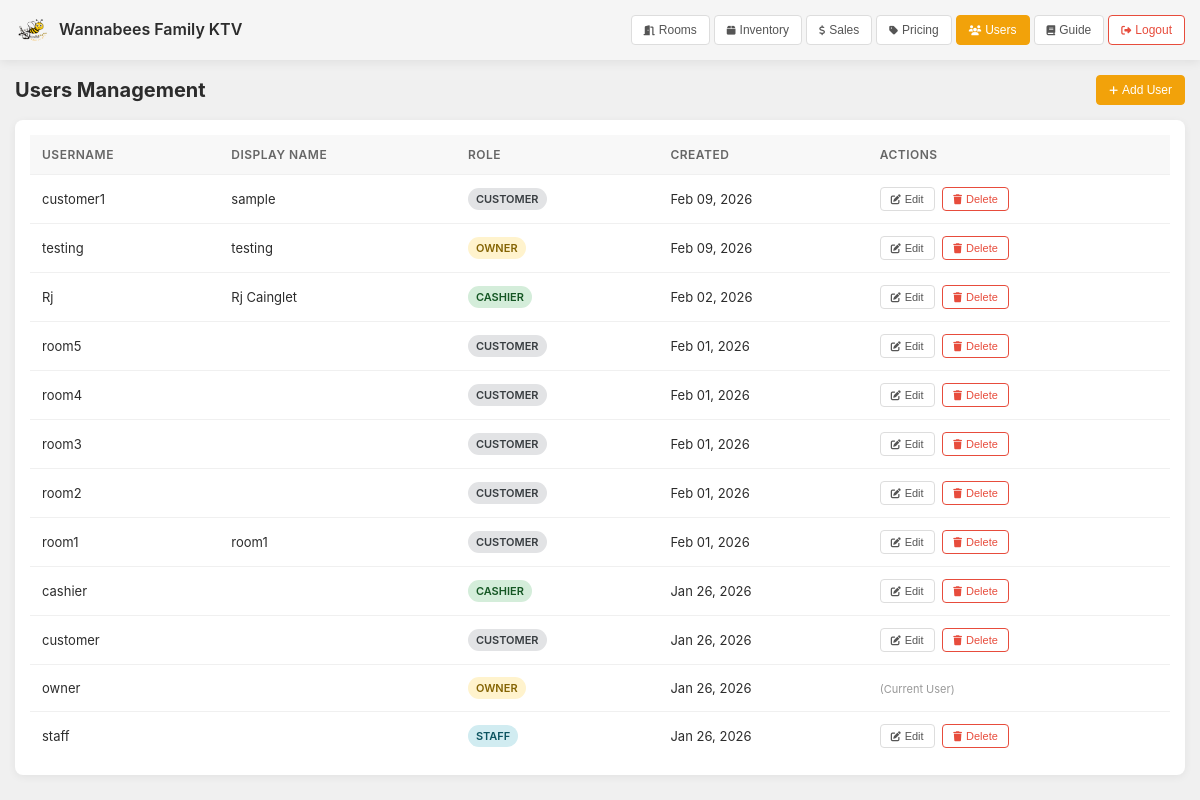
Page /owner/users.php (signed in) on the committed database.
### tables this page shows
CREATE TABLE `users` (
  `user_id` int(11) NOT NULL,
  `username` varchar(50) NOT NULL,
  `display_name` varchar(150) DEFAULT NULL,
  `email` varchar(255) DEFAULT NULL,
  `password` varchar(255) NOT NULL,
  `role_id` int(11) NOT NULL,
  `room_id` int(11) DEFAULT NULL,
  `is_active` tinyint(1) DEFAULT 1,
  `otp` varchar(6) DEFAULT NULL,
  `otp_expiry` datetime DEFAULT NULL,
  `must_change_password` tinyint(1) DEFAULT 0,
  `created_at` timestamp NOT NULL DEFAULT current_timestamp()
);

CREATE TABLE `roles` (
  `role_id` int(11) NOT NULL,
  `role_name` varchar(50) NOT NULL
);

### owner/users.php (the view, shortened to what this page needs)
<?php
require_once __DIR__ . '/../db.php';
$users_result = $mysqli->query("
    SELECT u.user_id, u.username, u.display_name, u.created_at, r.role_id, r.role_name
    FROM users u
    JOIN roles r ON u.role_id = r.role_id
    ORDER BY u.created_at DESC
");
$users = [];
while ($row = $users_result->fetch_assoc()) {
    $users[] = $row;
}
?>
<!doctype html>
<html lang="en">
<head>
  <link rel="stylesheet" href="https://cdnjs.cloudflare.com/ajax/libs/font-awesome/6.4.0/css/all.min.css">
</head>
<body>
  <header>
    <div class="header-left">
      <img src="../assets/images/KTVL.png" alt="Wannabees KTV" onerror="this.style.display='none'">
      <div>
        <div class="header-title">Wannabees Family KTV</div>
      </div>
    </div>
    <div class="header-nav" id="headerNav">
      <button class="btn" onclick="location.href='dashboard.php'">
        <i class="fas fa-door-open"></i> <span>Rooms</span>
      </button>
      <button class="btn" onclick="location.href='inventory.php'">
        <i class="fas fa-box"></i> <span>Inventory</span>
      </button>
      <button class="btn" onclick="location.href='sales_report.php'">
        <i class="fas fa-dollar-sign"></i> <span>Sales</span>
      </button>
      <button class="btn" onclick="location.href='pricing.php'">
        <i class="fas fa-tag"></i> <span>Pricing</span>
      </button>
      <button class="btn btn-primary">
        <i class="fas fa-users"></i> <span>Users</span>
      </button>
      <button class="btn" onclick="location.href='guide.php'">
        <i class="fas fa-book"></i> <span>Guide</span>
      </button>
      <form method="post" action="../auth/logout.php" class="logout-form">
        <button type="button" class="btn btn-danger" onclick="logoutNow(this)">
          <i class="fas fa-sign-out-alt"></i> <span>Logout</span>
        </button>
      </form>
    </div>
  </header>
  <main>
    <div class="page-header">
      <h1 class="page-title">Users Management</h1>
      <button class="btn btn-primary" onclick="openUserModal()">
        <i class="fas fa-plus"></i> Add User
      </button>
    </div>
    <div class="users-table-container">
      <table>
        <thead>
          <tr>
            <th>Username</th>
            <th>Display Name</th>
            <th>Role</th>
            <th>Created</th>
            <th>Actions</th>
          </tr>
        </thead>
        <tbody>
          <?php foreach ($users as $user): ?>
            <tr>
              <td><?= htmlspecialchars($user['username']) ?></td>
              <td><?= htmlspecialchars($user['display_name']) ?></td>
              <td>
                <span class="role-badge role-<?= strtolower($user['role_name']) ?>">
                  <?= htmlspecialchars($user['role_name']) ?>
                </span>
              </td>
              <td><?= date('M d, Y', strtotime($user['created_at'])) ?></td>
              <td>
                <?php if ($user['user_id'] != $_SESSION['user_id']): ?>
                  <button class="btn btn-sm" onclick='editUser(<?= json_encode($user) ?>)' style="margin-right: 4px;">
                    <i class="fas fa-edit"></i> Edit
                  </button>
                  <form method="post" style="display:inline;" onsubmit="return confirm('Delete this user?');">
                    <button type="submit" class="btn btn-danger btn-sm">
                      <i class="fas fa-trash"></i> Delete
                    </button>
                  </form>
                <?php else: ?>
                  <span style="color: #999; font-size: 11px;">(Current User)</span>
                <?php endif; ?>
              </td>
            </tr>
          <?php endforeach; ?>
        </tbody>
      </table>
    </div>
  </main>
</body>
</html>

### owner/users.php (style rules this page uses)
* { margin: 0; padding: 0; box-sizing: border-box; }
body { font-family: -apple-system, BlinkMacSystemFont, 'Segoe UI', Roboto, sans-serif; background: #f0f0f0; color: #2c2c2c; height: 100vh; overflow-x: hidden; }
header { background: #f5f5f5; padding: 10px 15px; display: flex; align-items: center; justify-content: space-between; box-shadow: 0 2px 10px rgba(0,0,0,0.08); position: sticky; top: 0; z-index: 100; min-height: 60px; }
.header-left { display: flex; align-items: center; gap: 8px; flex-shrink: 0; }
.header-left img { width: 36px; height: 36px; object-fit: contain; display: block; margin-right: .1px; border-radius: 6px; }
.header-title { font-size: 16px; font-weight: 600; line-height: 1.2; }
.header-nav { display: flex; gap: 4px; flex-wrap: wrap; align-items: center; }
.btn { padding: 7px 12px; border: 1px solid #ddd; border-radius: 4px; cursor: pointer; font-size: 12px; font-weight: 500; transition: all 0.2s ease; background: white; color: #555; white-space: nowrap; display: inline-flex; align-items: center; gap: 4px; }
.btn i { font-size: 10px; }
.btn-primary { background: #f2a20a; color: white; border-color: #f2a20a; }
.btn-danger { background: white; color: #e74c3c; border-color: #e74c3c; }
main { padding: 15px; max-width: 1200px; margin: 0 auto; height: calc(100vh - 60px); overflow-y: auto; }
.page-header { display: flex; justify-content: space-between; align-items: center; margin-bottom: 15px; }
.page-title { font-size: 20px; font-weight: 700; color: #2c2c2c; }
.users-table-container { background: white; border-radius: 8px; padding: 15px; box-shadow: 0 2px 8px rgba(0,0,0,0.06); }
table { width: 100%; border-collapse: collapse; }
thead { background: #f8f8f8; }
th { padding: 12px; text-align: left; font-size: 12px; font-weight: 600; color: #666; text-transform: uppercase; letter-spacing: 0.5px; }
td { padding: 12px; border-top: 1px solid #f0f0f0; font-size: 13px; }
.role-badge { padding: 4px 8px; border-radius: 12px; font-size: 11px; font-weight: 600; display: inline-block; }
.role-owner { background: #fff3cd; color: #856404; }
.role-staff { background: #d1ecf1; color: #0c5460; }
.role-cashier { background: #d4edda; color: #155724; }
.role-customer { background: #e2e3e5; color: #383d41; }
.btn-sm { padding: 5px 10px; font-size: 11px; }

### rows in the picture
users: username "customer1", display_name "sample", role.role_name "CUSTOMER", created_at "Feb 09, 2026"
users: username "testing", display_name "testing", role.role_name "OWNER", created_at "Feb 09, 2026"
users: username "Rj", display_name "Rj Cainglet", role.role_name "CASHIER", created_at "Feb 02, 2026"
users: username "room5", role.role_name "CUSTOMER", created_at "Feb 01, 2026"
users: username "room4", role.role_name "CUSTOMER", created_at "Feb 01, 2026"
users: username "room3", role.role_name "CUSTOMER", created_at "Feb 01, 2026"
users: username "room2", role.role_name "CUSTOMER", created_at "Feb 01, 2026"
users: username "room1", display_name "room1", role.role_name "CUSTOMER", created_at "Feb 01, 2026"
users: username "cashier", role.role_name "CASHIER", created_at "Jan 26, 2026"
users: username "customer", role.role_name "CUSTOMER", created_at "Jan 26, 2026"
users: username "owner", role.role_name "OWNER", created_at "Jan 26, 2026", shows "(Current User)"
users: username "staff", role.role_name "STAFF", created_at "Jan 26, 2026"
